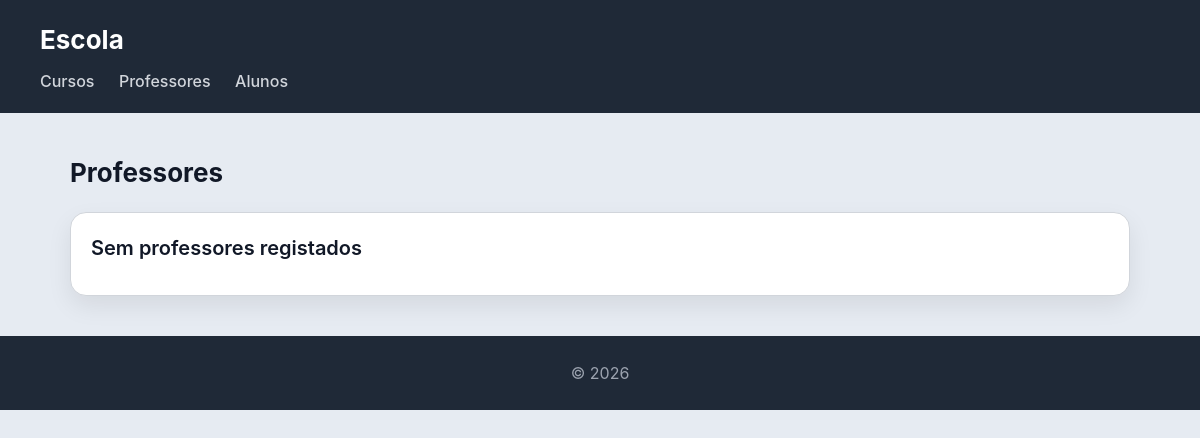
The page /escola/professores/ on the database as committed earlier.
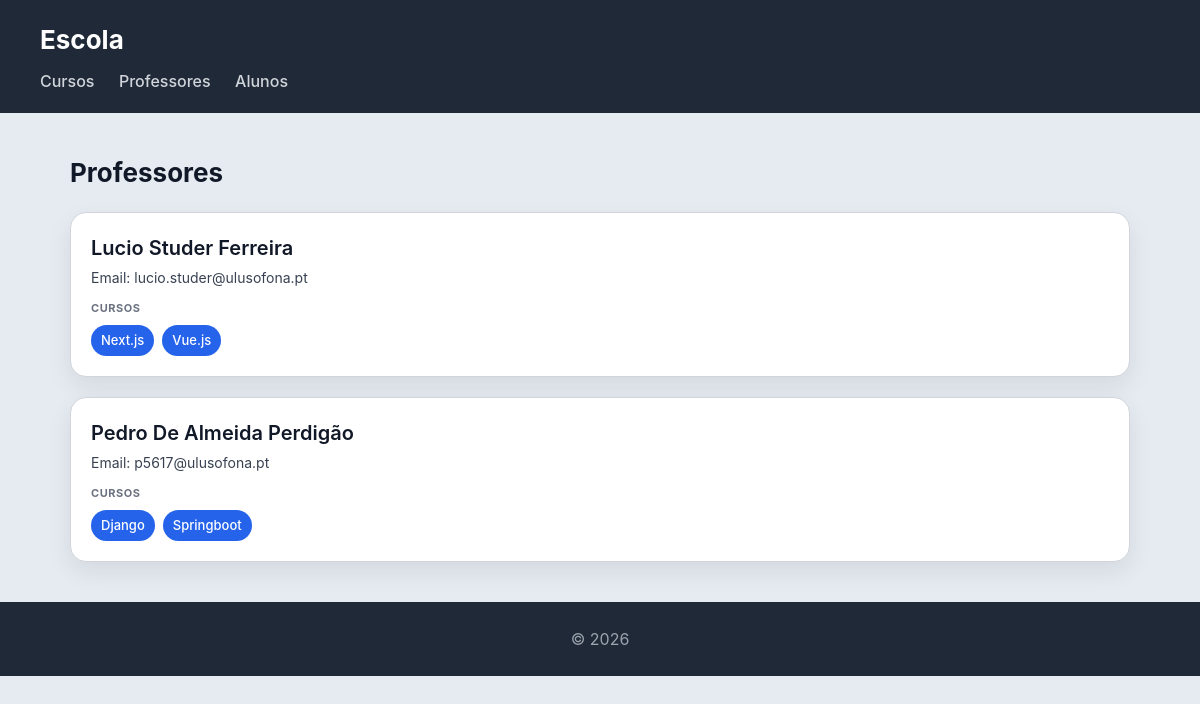
The same page on the database as committed later.
### escola/models.py (models this page shows, shortened)
class Professor(models.Model):
    nome = models.CharField(max_length=100)
    email = models.EmailField()

class Curso(models.Model):
    nome = models.CharField(max_length=100)
    imagem = models.ImageField(upload_to='cursos/')
    professor = models.ForeignKey(Professor, on_delete=models.CASCADE, related_name='cursos')
    alunos = models.ManyToManyField(Aluno, related_name='cursos')

### escola/views.py (the view)
# urls.py: path('professores/', views.professores_view, name="professores"),
def professores_view(request):
    professores = Professor.objects.prefetch_related('cursos').order_by('nome')
    return render(request, 'escola/professores.html', {'professores': professores})

### templates/escola/professores.html
{% extends "escola/base.html" %} {% block content %}
<h2>Professores</h2>
<section>
  {% for professor in professores %}
  <article>
    <header>
      <h3>{{ professor.nome }}</h3>
      <p>Email: {{ professor.email }}</p>
    </header>
    <section>
      <h4>Cursos</h4>
      <ul>
        {% for curso in professor.cursos.all %}
        <li>
          <a href="{% url 'curso' curso.id %}">{{ curso.nome }}</a>
        </li>
        {% empty %}
        <li>Sem cursos associados</li>
        {% endfor %}
      </ul>
    </section>
  </article>
  {% empty %}
  <article>
    <header>
      <h3>Sem professores registados</h3>
    </header>
  </article>
  {% endfor %}
</section>
{% endblock %}

Rows that differ between the two databases and show on the page:
added Professor: nome "Lucio Studer Ferreira", email "lucio.studer@ulusofona.pt"
added Curso: nome "Next.js", shown under "Lucio Studer Ferreira"
added Curso: nome "Vue.js", shown under "Lucio Studer Ferreira"
added Professor: nome "Pedro De Almeida Perdigão", email "p5617@ulusofona.pt"
added Curso: nome "Django", shown under "Pedro De Almeida Perdigão"
added Curso: nome "Springboot", shown under "Pedro De Almeida Perdigão"
Other text that changed with them:
text no longer shown: "Sem professores registados"
